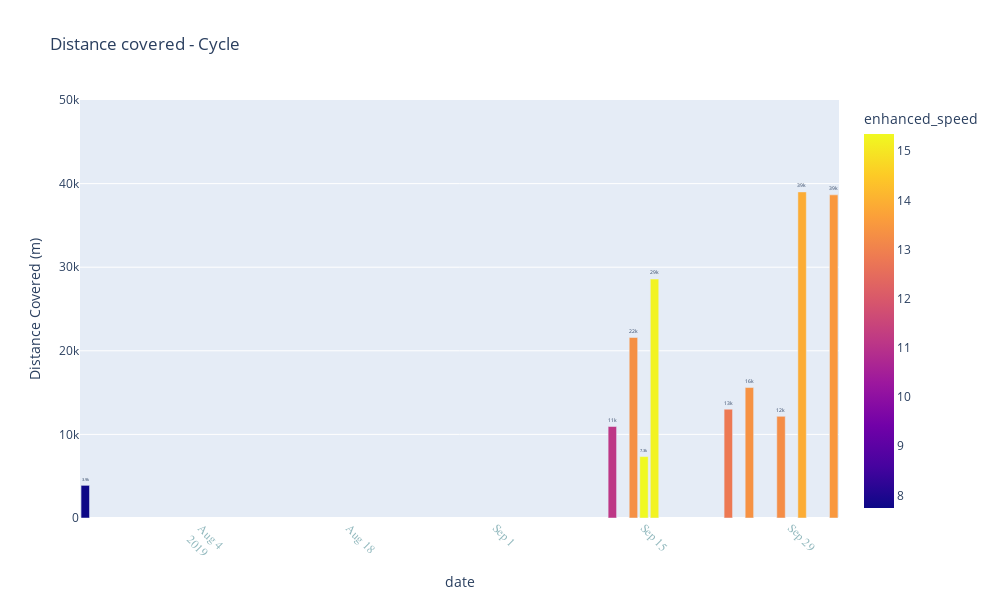

The notebook cell saved with this chart:
### Markdown cell above
## 2b. Cycle Workouts ##

### Code cell
fig = px.bar(cycle_df,
            y = 'distance',
            x = 'date',  
            labels = {
                "distance": "Distance Covered (m)"
            },  
            title = 'Distance covered - Cycle', 
            color = 'enhanced_speed',
            text_auto='.2s', 
            height = 600, 
            width = 1000,
            ## color_discrete_Sequence changes the line color
            color_discrete_sequence=["#244747"]              
            )

fig.update_yaxes(range=[0.0, 50000.0])

## To change font type, size, color of axis 
fig.update_xaxes(tickangle=45, tickfont=dict(
                               family='Rockwell', 
                               color='#91b8bd', 
                               size=12)) 

fig.update_traces(textfont_size=12, textangle=0, textposition="outside", cliponaxis=False)

fig.show()

### Figure 1 — Plotly figure (JSON) as saved in the notebook; plotly's stock layout.template omitted (floating-point values rounded to 4 significant figures)
{"data": [{"alignmentgroup": "True", "cliponaxis": false, "hovertemplate": "date=%{x}<br>Distance Covered (m)=%{y}<br>enhanced_speed=%{marker.color}<extra></extra>", "legendgroup": "", "marker": {"color": [7.744, 11.12, 13.31, 15.35, 15.24, 12.81, 13.36, 13.27, 13.92, 13.51], "coloraxis": "coloraxis", "pattern": {"shape": ""}}, "name": "", "offsetgroup": "", "orientation": "v", "showlegend": false, "textangle": 0, "textfont": {"size": 12}, "textposition": "outside", "texttemplate": "%{y:.2s}", "type": "bar", "x": ["2019-07-24", "2019-09-12", "2019-09-14", "2019-09-15", "2019-09-16", "2019-09-23", "2019-09-25", "2019-09-28", "2019-09-30", "2019-10-03"], "xaxis": "x", "y": [3905.0, 10940.0, 21590.0, 7346.0, 28580.0, 13010.0, 15610.0, 12160.0, 39010.0, 38650.0], "yaxis": "y"}], "layout": {"barmode": "relative", "coloraxis": {"colorbar": {"title": {"text": "enhanced_speed"}}, "colorscale": [[0, "#0d0887"], [0.1111, "#46039f"], [0.2222, "#7201a8"], [0.3333, "#9c179e"], [0.4444, "#bd3786"], [0.5556, "#d8576b"], [0.6667, "#ed7953"], [0.7778, "#fb9f3a"], [0.8889, "#fdca26"], [1, "#f0f921"]]}, "height": 600, "legend": {"tracegroupgap": 0}, "title": {"text": "Distance covered - Cycle"}, "width": 1000, "xaxis": {"anchor": "y", "autorange": true, "domain": [0, 1], "range": ["2019-07-23 12:00", "2019-10-03 12:00"], "tickangle": 45, "tickfont": {"color": "#91b8bd", "family": "Rockwell", "size": 12}, "title": {"text": "date"}, "type": "date"}, "yaxis": {"anchor": "x", "domain": [0, 1], "range": [0, 50000], "title": {"text": "Distance Covered (m)"}, "type": "linear"}}}
